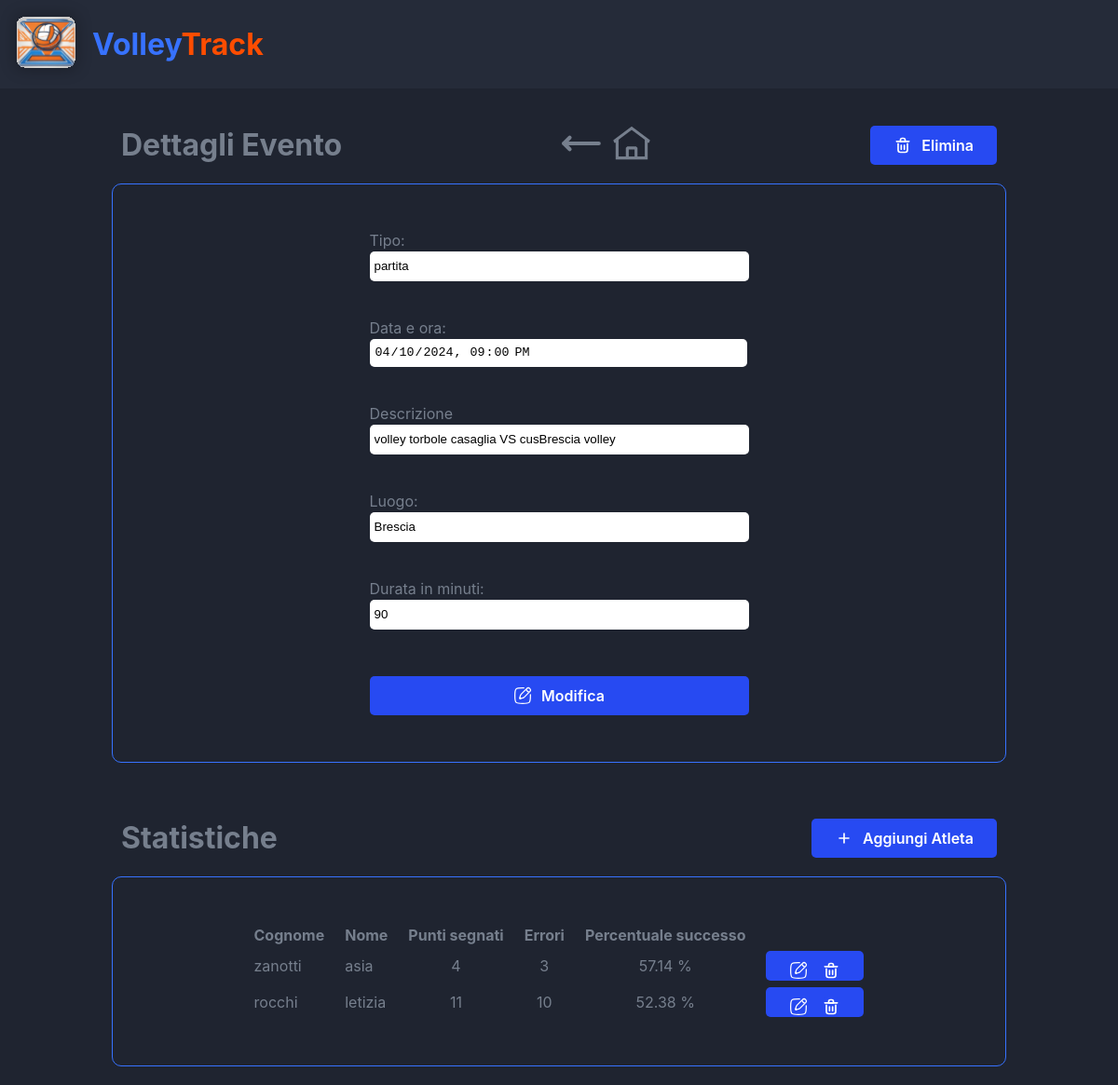
The app's page /dettagli_evento.php?id=43 with its own data.
### tables this page shows
CREATE TABLE `evento` (
  `id` int NOT NULL,
  `tipo` varchar(30) DEFAULT NULL,
  `data_ora_inizio` datetime DEFAULT NULL,
  `descrizione` varchar(100) DEFAULT NULL,
  `luogo` varchar(50) DEFAULT NULL,
  `durata` int DEFAULT NULL
);

CREATE TABLE `partecipa` (
  `id` int NOT NULL,
  `fkAtleta` int DEFAULT NULL,
  `fkEvento` int DEFAULT NULL,
  `punti_segnati` int DEFAULT NULL,
  `errori` int DEFAULT NULL,
  `percentuale_successo` int DEFAULT NULL
);

CREATE TABLE `atleta` (
  `id` int NOT NULL,
  `nome` varchar(30) DEFAULT NULL,
  `cognome` varchar(30) DEFAULT NULL,
  `data_nascita` date DEFAULT NULL,
  `ruolo` varchar(30) DEFAULT NULL
);

### dettagli_evento.php (the view, shortened to what this page needs)
<!DOCTYPE html>
<html>
<head>
    <link rel="stylesheet" href="./css/style.css">
</head>
<body>
    <div class="Container">
        <div class="Header__container">
            <div class="Header__logo"><img src="./images/logo.svg" alt='Logo' /></div>
            <div class="Header__title"><span class="blu">Volley</span><span class="orange">Track</span></div>
        </div>
        <div class="Main__container">
            <div class="Main__header">
                <h1>Dettagli Evento</h1>
                <div>
                    <img onclick='back_atleta()' class='Back' src="./images/left.svg" alt="Back" />
                    <img onclick='back_home()' class='Home' src="./images/home.svg" alt="Home" />
                </div>
                <div class="Button" onclick="delete_evento()">
                    <img src="./images/delete.svg" alt="Delete event" />
                    Elimina
                </div>
            </div>
            <div class="Main__body Dettagli_Evento">
                <?php
                if (isset($_GET['id'])) {
                    $mydb = new mysqli(SERVER, UTENTE, PASSWORD, DATABASE);
                    $id_evento = $mydb->real_escape_string($_GET['id']);
                    $sql_evento = "SELECT * FROM evento where id = '$id_evento'";
                    $result_evento = $mydb->query($sql_evento);
                    if ($result_evento && $result_evento->num_rows > 0) {
                        $row_evento = $result_evento->fetch_assoc();
                ?>
                        <div class="form">
                            Tipo: <input type="text" name="tipo" id="tipo" readonly value='<?php echo $row_evento["tipo"] ?>'>
                            Data e ora: <input type="datetime-local" name="data_ora_inizio" id="data_ora_inizio" readonly value='<?php echo $row_evento["data_ora_inizio"] ?>'>
                            Descrizione <input type="text" name="descrizione" id="descrizione" readonly value='<?php echo $row_evento["descrizione"] ?>'>
                            Luogo: <input type="text" name="luogo" id="luogo" readonly value='<?php echo $row_evento["luogo"] ?>'>
                            Durata in minuti: <input type="text" name="durata" id="durata" readonly value='<?php echo $row_evento["durata"] ?>'>
                            <a class="Button" onclick="change_state()" id='btnUpdate'><img src="./images/update.svg" alt="Update user" />Modifica</a>
                        </div>
                <?php
                    } else {
                        echo "Evento non trovato";
                    }
                } else {
                    echo "ID dell'evento non specificato";
                }
                ?>
            </div>
        </div>
        <div class="Main__container">
            <div class="Main__header">
                <h1>Statistiche</h1>
                <div class="Button" onclick="handleAddStat()">
                    <img src="./images/add.svg" alt="Add athlete" />
                    Aggiungi Atleta
                </div>
            </div>
            <div class="Main__body Dettagli_Evento">
                <?php
                if (isset($_GET['id'])) {
                    $mydb = new mysqli(SERVER, UTENTE, PASSWORD, DATABASE);
                    $id_evento = $mydb->real_escape_string($_GET['id']);
                    $sql_evento = "SELECT partecipa.id, nome, cognome, punti_segnati, errori FROM partecipa INNER JOIN atleta ON partecipa.fkAtleta = atleta.id WHERE partecipa.fkEvento = '$id_evento' ORDER BY (punti_segnati/(punti_segnati+errori)) desc, cognome, nome";
                    $result_evento = $mydb->query($sql_evento);
                    if ($result_evento && $result_evento->num_rows > 0) {
                        echo "<table><thead><tr><th>Cognome</th><th>Nome</th><th>Punti segnati</th><th>Errori</th><th>Percentuale successo</th><th></th></tr></thead><tbody>";
                        while ($row_evento = $result_evento->fetch_assoc()) {
                ?>
                            <tr>
                                <td><?php echo $row_evento['cognome'] ?></td>
                                <td><?php echo $row_evento['nome'] ?></td>
                                <td class='text_center punti'>
                                    <?php echo "<span class='text_center' id='sp_punti_" . $row_evento["id"] . "'>" . $row_evento["punti_segnati"] . "</span>" ?>
                                </td>
                                <td class='text_center errori'>
                                    <?php echo "<span class='text_center' id='sp_errori_" . $row_evento["id"] . "'>" . $row_evento["errori"] . "</span>" ?>
                                </td>
                                <td class='text_center'><?php echo round(($row_evento["punti_segnati"] / ($row_evento["punti_segnati"] + $row_evento["errori"])) * 100, 2) . " % " ?></td>
                                <td>
                                    <div class='Stats__action Stats__action_state_1' id='Stats__action_state_1_<?php echo $row_evento["id"] ?>'><a onclick='handle_row_update(<?php echo $row_evento["id"] ?>)' class='Button' id='btnUpdateStat'><img src='./images/update.svg' alt='Update stat' /></a><a class='Button' onclick='handleDeleteStat(<?php echo $row_evento["id"] ?>)'><img src='./images/delete.svg' alt='Delete stat' /></a></div>
                                </td>
                            </tr>
                        <?php
                        }
                        ?>
                <?php
                        echo "</tbody></table>";
                    } else {
                        echo "Evento non trovato";
                    }
                } else {
                    echo "ID dell'evento non specificato";
                }
                ?>
            </div>
        </div>
    </div>
</body>
</html>

### css/style.css (style rules this page uses)
:root { font-size: 16px; font-family: Inter, sans-serif; --background-primary: #1f2430; --background-secondary: #252b39; --color: #767f8d; --blu: #3772ff; --orange: #ff4d00; --button-primary: #274af2; }
html, body { margin: 0; padding: 0; box-sizing: border-box; color: var(--color); background-color: var(--background-primary); font-size: 16px; }
.blu { color: var(--blu); }
.orange { color: var(--orange); }
.Main__header { display: flex; align-items: center; justify-content: space-between; }
.Main__header .Back, .Main__header .Home { height: 50px; cursor: pointer; }
input { outline: none; appearance: none; border: none; border-radius: 5px; }
.Button { background-color: var(--button-primary); color: white; padding: 11px 25px; border-radius: 5px; cursor: pointer; font-weight: 600; display: flex; align-items: center; text-decoration: none; }
.Button img { width: 20px; padding-right: 10px; }
.Container { display: flex; flex-direction: column; align-items: center; justify-content: center; }
.Header__container { background-color: var(--background-secondary); display: flex; align-items: center; justify-content: flex-start; width: 100%; }
.Header__title { font-weight: bold; font-size: 32px; }
.Main__container { width: 80%; padding: 20px; }
.Main__header { display: flex; justify-content: space-between; align-items: center; padding: 0 10px; }
.Main__body { border: 1px solid var(--blu); border-radius: 10px; display: flex; justify-content: center; flex-wrap: wrap; }
.Main__body .form { padding: 50px 0; }
input[type="text"], input[type="datetime-local"], input[type="date"] { height: 30px; padding-left: 5px; }
.Main__body.Dettagli_Evento .form input[type="text"], .Main__body.Dettagli_Evento .form input[type="datetime-local"], .Main__body.Dettagli_Evento .form input[type="date"] { width: 400px; }
.form { display: flex; flex-direction: column; }
.form span, .form input { margin-bottom: 10px; }
.form input { margin-top: 2px; }
a, .form a { margin-top: 10px; }
.Main__body .form a { display: flex; justify-content: center; align-items: center; }
table { margin: 50px 0; }
table td, table th { padding: 0 10px; }
table td { padding-top: 5px; }
.text_center { text-align: center; align-content: center; }
.errori.text_center span, .punti.text_center span { margin: auto; }
.Stats__action .Button, .Injury__action .Button { justify-content: center; padding: 0; }
.Injury__action .Button img, .Stats__action .Button img { width: 20px; padding-right: 0; }
.Injury__action .Button:not(:first-child), .Stats__action .Button:not(:first-child) { margin-left: 15px; }
.Injury__action, .Stats__action { background-color: var(--button-primary); color: white; padding: 0 25px; height: 32px; border-radius: 5px; cursor: pointer; display: flex; align-items: center; justify-content: center; }

### records on screen
evento: tipo "partita", data_ora_inizio "04/10/2024 21:00", descrizione "volley torbole casaglia VS cusBrescia volley", luogo "Brescia", durata "90"
partecipa: fkAtleta.cognome "zanotti", fkAtleta.nome "asia", punti_segnati "4", errori "3", punti_segnati+errori "57.14"
partecipa: fkAtleta.cognome "rocchi", fkAtleta.nome "letizia", punti_segnati "11", errori "10", punti_segnati+errori "52.38"
